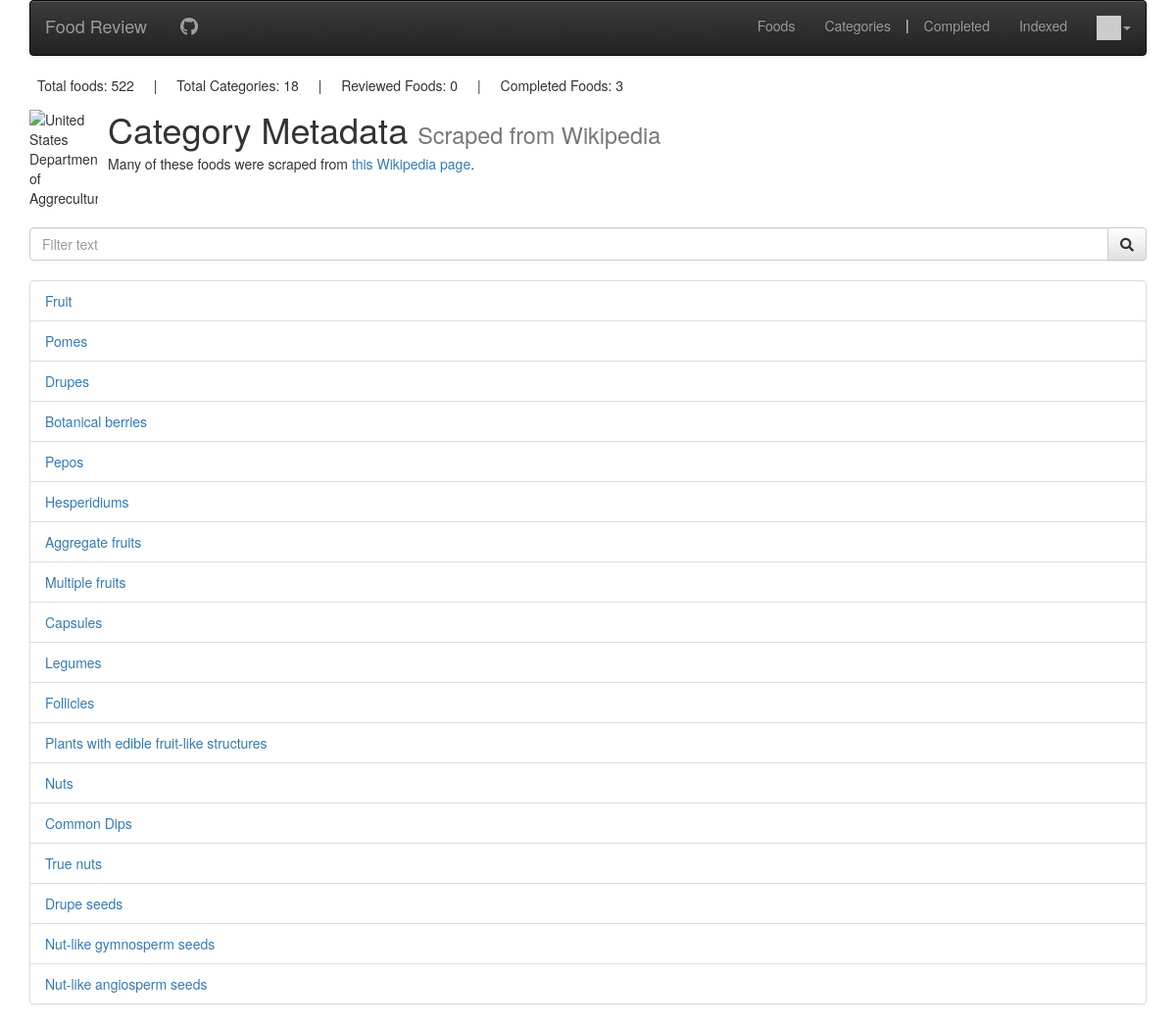
Before: /categories (signed in) with the older database file.
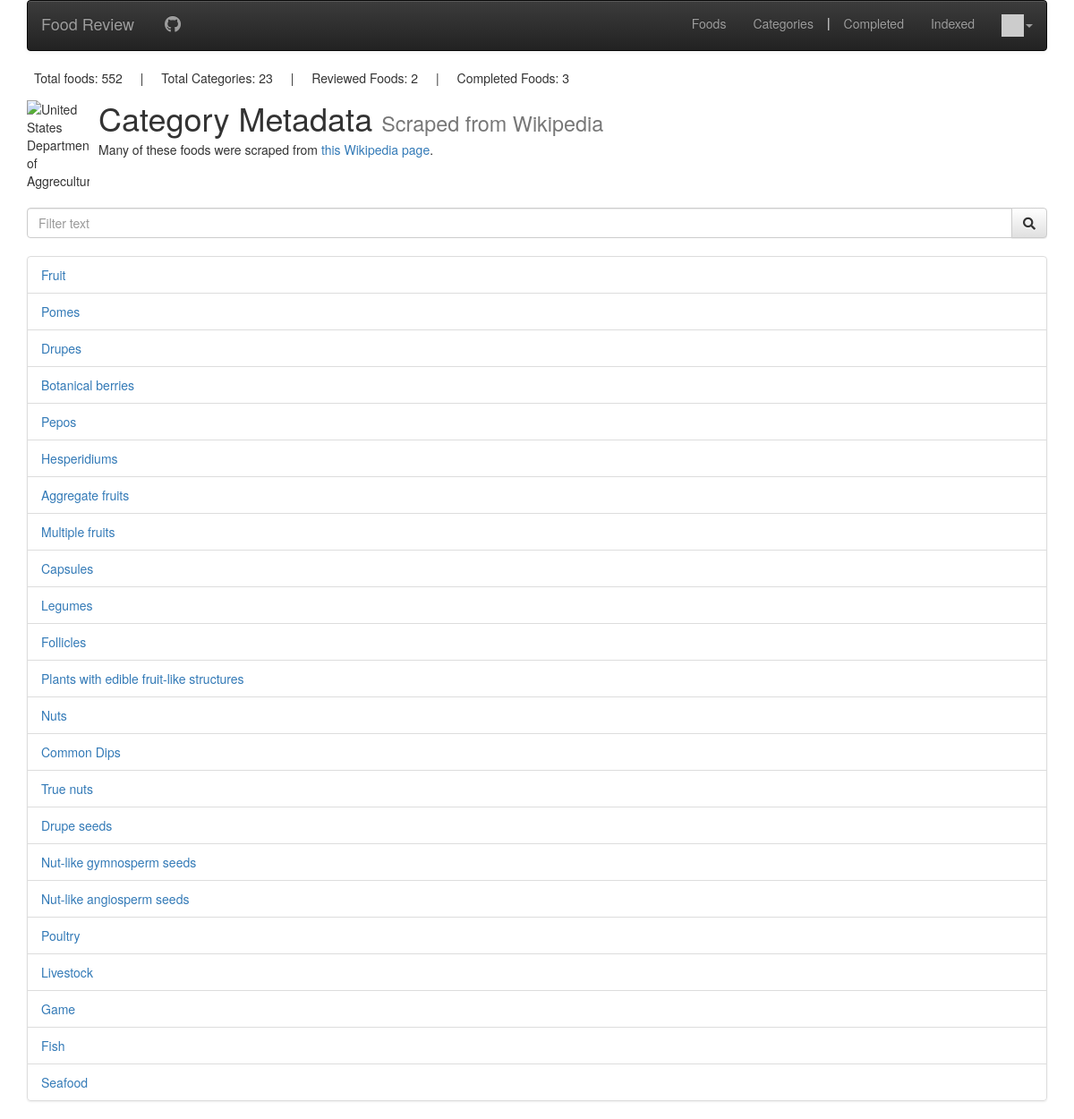
After: the same page with the newer database file.
### review/models.py (models this page shows, shortened)
class WikiCategory(models.Model):
    name = models.CharField(
        max_length=200,
        blank=False,
        validators=[MinLengthValidator(
            2, "Category names must be longer than 1 character")]
    )
    description = models.CharField(max_length=30000)
    wiki_url = models.CharField(max_length=1000, null=True)
    parent_category = models.ForeignKey(
        'WikiCategory', on_delete=models.SET_NULL, null=True)
    foods = models.ManyToManyField('WikiFood', through='WikiCategoryAssignment', blank=True)

### review/views/wiki_views.py (the view)
# urls.py: path('categories', views.CategoriesListView.as_view(), name='categories'),
class CategoriesListView(ListView):
    template_name = 'review/scraped_category_list.html'
    model = WikiCategory
    def get_context_data(self, **kwargs):
        context = super().get_context_data(**kwargs)
        term = self.request.GET.get('filter') or ''
        if term:
            context['term'] = term
            context['wikicategory_list'] = py_.filter(
                context['wikicategory_list'], lambda category: term.lower() in category.name.lower())
        return context

### review/context_processors.py (called while the page is built)
def settings(request):
    return {
        'settings': django_settings,
    }

### review/templatetags/app_tags.py (called while the page is built)
@register.filter(name='gravatar')
def gravatar(user, size=35):
    email = str(user.email.strip().lower()).encode('utf-8')
    email_hash = md5(email).hexdigest()
    url = "//www.gravatar.com/avatar/{0}?s={1}&d=identicon&r=PG"
    return url.format(email_hash, size)

### review/templatetags/stats.py (called while the page is built)
@register.inclusion_tag('review/stats.html')
def get_stats():
    return {
        'food_meta_count': WikiFood.objects.count(),
        'cat_meta_count': WikiCategory.objects.count(),
        'reviewed_foods': WikiFood.objects.filter(reviewed=True).count(),
        'complete': UsdaWikiPairing.objects.count(),
    }

### review/templates/review/scraped_category_list.html (shortened to what this page needs)
{% extends "base_menu.html" %}
{% block content %}
{% load stats %}
{% get_stats %}
<div class="media">
  <div class="media-left">
    <img class="media-object" alt="United States Department of Aggreculture" src="https://upload.wikimedia.org/wikipedia/en/thumb/8/80/Wikipedia-logo-v2.svg/1200px-Wikipedia-logo-v2.svg.png">
  </div>
  <div class="media-body">
    <h1 class="media-heading">Category Metadata <small> Scraped from Wikipedia </small></h1>
    Many of these foods were scraped from <a href="https://en.wikipedia.org/wiki/Lists_of_foods" target="_blank">this Wikipedia page</a>.
  </div>
</div>
<br>
<form method="GET" id="search_form" action="{% url 'review:categories' %}?filter='{{ term }}'">
  <div class="input-group">
    <input id="filter" name="filter" placeholder="Filter text" class="form-control" type="text" value="{{ term }}">
    <span class="input-group-btn">
      <button class="btn btn-default" id="search_button"><i class="fa fa-search"></i></button>
    </span>
  </div>
</form>
<br>
{% if wikicategory_list %}
<ul class="list-group">
  {% for category in wikicategory_list %}
    <li class="list-group-item">
      <a href="{% url 'review:category_metadata' category.id %}">{{category.name}}</a>
    </li>
  {% endfor %}
</ul>
{% else %}
  <p>There are no foods in the database.</p>
{% endif %}
{% endblock content %}

Changed rows visible on the page:
added WikiCategory: name "Poultry"
added WikiCategory: name "Livestock"
added WikiCategory: name "Game"
added WikiCategory: name "Fish"
added WikiCategory: name "Seafood"
Other visible differences:
{{ food_meta_count }}: "522" → "552"
{{ cat_meta_count }}: "18" → "23"
{{ reviewed_foods }}: "0" → "2"
